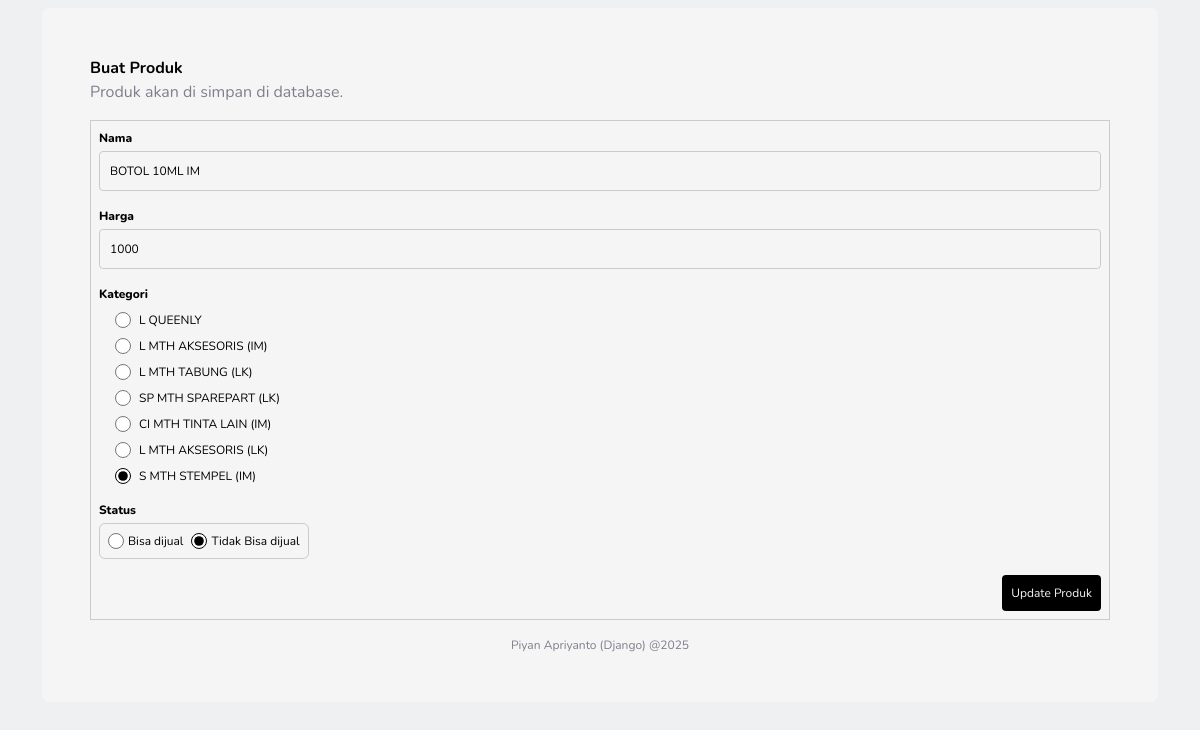
/product-manage?product-id=30, run on the app's committed database.
### app/models.py (models this page shows)
class Product(models.Model):
  product_name= models.CharField(max_length= 256)
  product_price= models.IntegerField()
  status= models.ForeignKey(Status, on_delete= models.CASCADE)
  category= models.ForeignKey(Category, on_delete= models.CASCADE)

class Category(models.Model):
  category_name= models.CharField(max_length= 56)

### app/views.py (the view, shortened to what this page needs)
# urls.py: path("product-manage?product-id=<int:product_id>", views.product_management, name="manage"),
def product_management(req, product_id):
  target_product= None
  button_text= 'Buat Produk'
  current_product= {
    'name': '',
    'price': '',
    'status_id': -1,
    'category_id': -1
  }
  if product_id != 0:
    target_product= Product.objects.get(id= product_id)
    current_product['name']= target_product.product_name
    current_product['price']= target_product.product_price
    current_product['category_id']= target_product.category_id
    current_product['status_id']= target_product.status_id
    button_text=  "Update Produk"
  def create_product(name, price, category_id, status_id):
    Product(product_name= name, product_price= price, category_id= category_id, status_id= status_id).save()
  def update_product(name, price, category_id, status_id):
    target_product.product_name= name
    target_product.product_price= price
    target_product.category_id= category_id
    target_product.status_id= status_id
    target_product.save()
  category_list= Category.objects.all()
  return render(req, 'product_management.html', {'category_list': category_list, 'current_product': current_product, 'button_text' : button_text })

### app/templates/product_management.html (shortened to what this page needs)
{% extends 'base.html' %} {% block info %}
{% load static %}
<div class="fol">
  <p class="fw-bold">Buat Produk</p>
  <p class="text-muted">Produk akan di simpan di database.</p>
</div>
{% endblock info %} {% block content %}
<form data-form-create-product method="POST" style="background-color: var(--primary)" class="fol gap-3 p-2">
  <div class="fol gap-1">
    <p style="min-width: 54px" class="form-label">Nama</p>
    <input required type="text" placeholder="Nama produk..." value="{{current_product.name}}" name="name" id="" />
  </div>
  <div class="fol gap-1">
    <p style="min-width: 54px" class="form-label">Harga</p>
    <input required type="number" placeholder="Harga produk.." value="{{current_product.price}}" name="price" id="" />
  </div>
  <div class="fol gap-2">
    <p class="form-label">Kategori</p>
    <div class="fol mx-3 gap-2">
      {% for cat in category_list %}
        <div class="fow gap-2">
          <input {% if cat.id == current_product.category_id %} checked {% endif %} required style="width: 16px; accent-color: black" type="radio" value="{{cat.id}}" name="category" id="" />
          <p class="f-12">{{cat.category_name}}</p>
        </div>
      {% endfor %}
    </div>
  </div>
  <div class="fol gap-1">
    <p style="min-width: 54px" class="form-label">Status</p>
    <div style="width: fit-content; border: 1px solid var(--border)" class="fow gap-2 p-2 rounded-2">
      <div class="fow gap-1">
        <input {% if current_product.status_id == 1 %} checked {% endif %} style="width: 16px; accent-color: black" type="radio" name="status" value="1" id="" />
        <p class="f-12">Bisa dijual</p>
      </div>
      <div class="fow gap-1">
        <input  {% if current_product.status_id == 2 %} checked {% endif %} required style="width: 16px; accent-color: black" type="radio" value="2" name="status" id="" />
        <p class="f-12">Tidak Bisa dijual</p>
      </div>
    </div>
  </div>
  <div class="fow justify-content-end">
    <input required data-submit style="width: fit-content" class="p-2" type="submit" value="{{ button_text }}" />
  </div>
</form>
{% endblock content %}

### app/templates/base.html (shortened to what this page needs)
<!doctype html>
<html lang="en">
  {% load static %}
  <head>
    <link rel="stylesheet" href="{% static 'bootstrap@5.2.0.min.css' %}" />
    <link rel="stylesheet" href="{% static 'p_utility_classes.css' %}" />
    <link rel="stylesheet" href="{% static 'style.css' %}" />
  </head>
  <body style="background-color: var(--secondary)">
    <div class="container">
      <div style="background-color: var(--primary)" class="fol rounded-3 my-2 p-2 p-md-5 gap-3">
        <div class="d-flex flex-column flex-md-row">
          {% block info %}
          {% endblock info %}
        </div>
        <div style="border: 1px solid var(--border)" class="fol">
          {% block content %}
          {% endblock content %}
        </div>
        <div class="fow f-12 jen">
          <p class="text-muted">Piyan Apriyanto (Django) @2025</p>
        </div>
      </div>
    </div>
  </body>
</html>

### app/static/p_utility_classes.css (style rules this page uses)
* { font-family: 'Nunito'; box-sizing: border-box; }
p { margin:0!important }
body { font-size: 16px; }
.fow { display: flex; flex-direction: row; }
.fol { display: flex; flex-direction: column; }
.jen { justify-content: center; }
.f-12 { font-size: 12px; }

### app/static/style.css (style rules this page uses)
:root { --text-color:#000000; --text-mute: #837D8D; --primary: #F5F5F5; --secondary: #EFF0F2; --tersier: #000000; --border: #CBCBCB; --status-ok: #09C474; --status-not-ok: #E23737; }
p { color: var(--text-color); }
.text-muted { color: var(--text-mute)!important }
input { background-color: var(--primary); padding:10px; font-size: 12px; display: block!important; outline: none; border: 1px solid var(--border); border-radius: 4px; width: 100%; }
.form-label { font-size: 12px; font-weight: 800; }
[data-submit] { font-size: 12px; background-color: var(--tersier); border: 1px solid transparent; color: var(--primary); }

### data on the page
Product: name "BOTOL 10ML IM"
Category: category_name "L QUEENLY"
Category: category_name "L MTH AKSESORIS (IM)"
Category: category_name "L MTH TABUNG (LK)"
Category: category_name "SP MTH SPAREPART (LK)"
Category: category_name "CI MTH TINTA LAIN (IM)"
Category: category_name "L MTH AKSESORIS (LK)"
Category: category "☑", category_name "S MTH STEMPEL (IM)"
